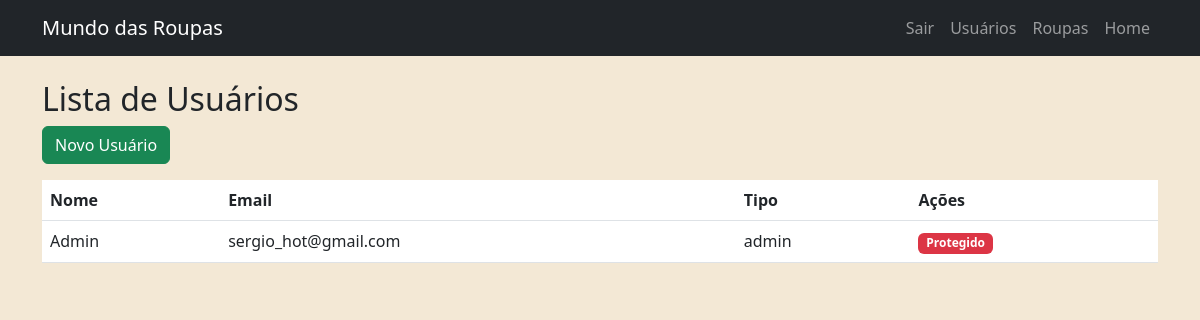
The app's page /usuarios/ (signed in), older data.
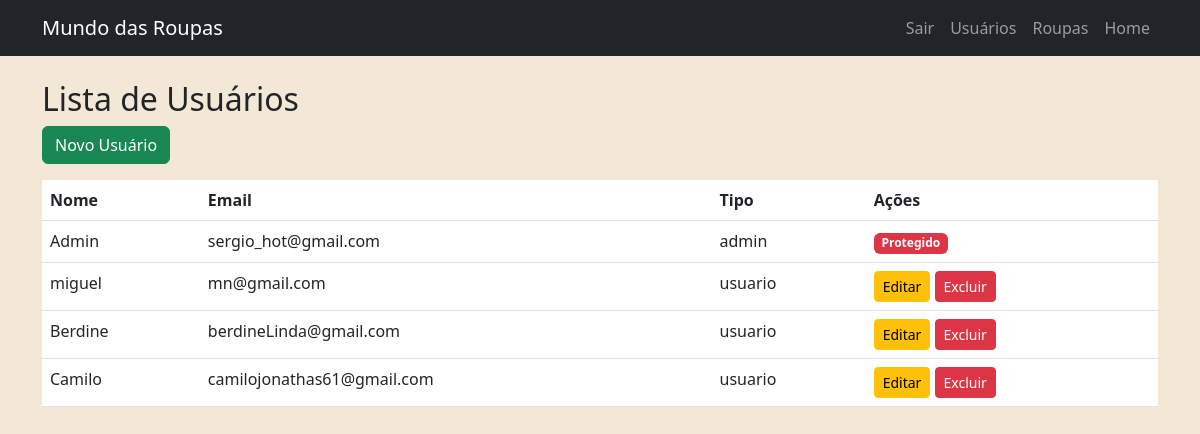
The same page, newer data.
### app/models/usuario.py (models this page shows, shortened)
class Usuario(db.Model):
    __tablename__ = 'usuarios'
    id = db.Column(db.Integer, primary_key=True)
    nome = db.Column(db.String(100), nullable=False)
    email = db.Column(db.String(100), unique=True, nullable=False)
    senha = db.Column(db.String(100), nullable=False)
    tipo = db.Column(db.String(20), default='usuario')  # 'admin', 'usuario', 'doador', etc.
    roupas = db.relationship('Roupa', backref='usuario', lazy=True)
    doacoes = db.relationship('Doacao', backref='doador', lazy=True)

### app/routes/usuario.py (the view)
@usuarios_bp.route("/")
@login_requerido
@admin_requerido
def listar():
    usuarios = Usuario.query.all()
    return render_template("listar.html", usuarios=usuarios)

### app/templates/usuarios/listar.html
{% extends "base.html" %}
{% block content %}
<h2>Lista de Usuários</h2>
<a href="{{ url_for('usuarios.criar') }}" class="btn btn-success mb-3">Novo Usuário</a>
<table class="table">
  <thead><tr><th>Nome</th><th>Email</th><th>Tipo</th><th>Ações</th></tr></thead>
  <tbody>
    {% for u in usuarios %}
      <tr>
        <td>{{ u.nome }}</td>
        <td>{{ u.email }}</td>
        <td>{{ u.tipo }}</td>
        <td>
          {% if u.tipo == 'admin' %}
            <span class="badge bg-danger">Protegido</span>
          {% else %}
            <a href="{{ url_for('usuarios.editar', id=u.id) }}" class="btn btn-warning btn-sm">Editar</a>
            <form method="post" action="{{ url_for('usuarios.deletar', id=u.id) }}" style="display:inline;">
              <button class="btn btn-danger btn-sm" onclick="return confirm('Confirmar exclusão?')">Excluir</button>
            </form>
          {% endif %}
        </td>
      </tr>
    {% endfor %}
  </tbody>
</table>
{% endblock %}

### app/templates/base.html (shortened to what this page needs)
<!DOCTYPE html>
<html lang="pt-br">
<head>
    <link href="https://cdn.jsdelivr.net/npm/bootstrap@5.3.0/dist/css/bootstrap.min.css" rel="stylesheet">
    <link rel="stylesheet" href="{{ url_for('static', filename='style/style.css') }}">
</head>
<body>
    <nav class="navbar navbar-expand-lg navbar-dark bg-dark mb-4">
        <div class="container">
            <a class="navbar-brand" href="{{ url_for('produtos.listar_roupas') }}">Mundo das Roupas</a>
            <div class="collapse navbar-collapse" id="navbarNav">
                <ul class="navbar-nav ms-auto">
                    {% if session.get('usuario_id') %}
                        <li class="nav-item">
                            <a class="nav-link" href="{{ url_for('auth.logout') }}">Sair</a>
                        </li>
                        {% if session.get('usuario_tipo') == 'admin' %}
                            <li class="nav-item">
                                <a class="nav-link" href="{{ url_for('usuarios.listar') }}">Usuários</a>
                            </li>
                        {% endif %}
                    {% else %}
                        <li class="nav-item">
                            <a class="nav-link" href="{{ url_for('auth.login') }}">Login</a>
                        </li>
                    {% endif %}
                    <li class="nav-item">
                        <a class="nav-link" href="{{ url_for('produtos.listar_roupas') }}">Roupas</a>
                    </li>
                    <li class="nav-item">
                        <a class="nav-link" href="{{ url_for('main.home') }}">Home</a>
                    </li>
                </ul>
            </div>
        </div>
    </nav>
    <div class="container">
        {% block content %}
        {% endblock %}
    </div>
</body>
</html>

### app/static/style/style.css (style rules this page uses)
* { margin: 0px; box-sizing: border-box; padding: 0px; }
body { background-color: #f3e8d5; }
html { font-family: 'DM Serif Display', Serif; font-weight: 500; }
a { text-decoration: none; }
:root { --slide-count: 4; --time: 15s; --gap: 7px; --slide-height: 300px; --slide-width: 200px; }

Row changes from the older to the newer data that the page shows:
added Usuario: nome "miguel", email "mn@gmail.com", tipo "usuario"
added Usuario: nome "Berdine", email "berdineLinda@gmail.com", tipo "usuario"
added Usuario: nome "Camilo", email "camilojonathas61@gmail.com", tipo "usuario"
